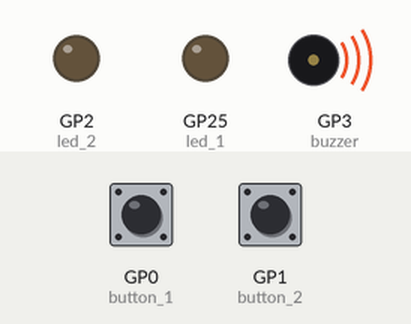
A program run on a simulated Raspberry Pi Pico running MicroPython. On the bench: output pins drawn as LEDs (lit = HIGH), buzzer (waves = sounding). Inputs (shaded band) come from the test bench; at power-on: GP0 (button_1) LOW, GP1 (button_2) LOW.

Above: at 1.2 s.
1.3 s: GP0 (button_1) pulled HIGH for 0.15 s
At 2.0 s:
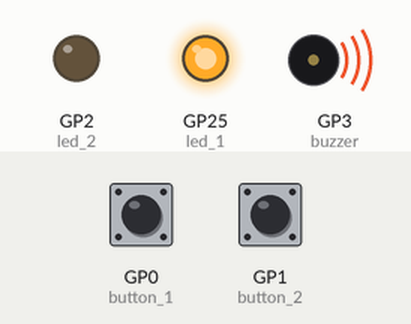
2.9 s: GP1 (button_2) pulled HIGH for 0.15 s
At 3.2 s:
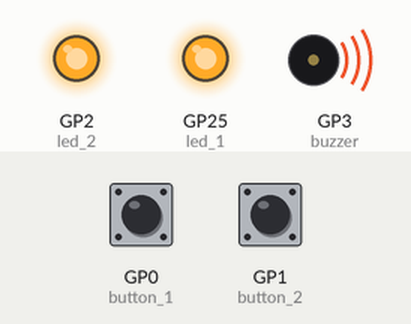
4.5 s: GP0 (button_1) pulled HIGH for 1 s
At 5.6 s:
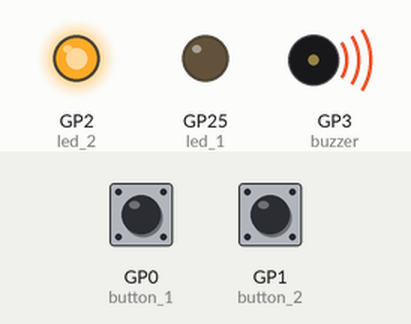
7.0 s: GP0 (button_1) pulled HIGH for 3.2 s
At 7.6 s:
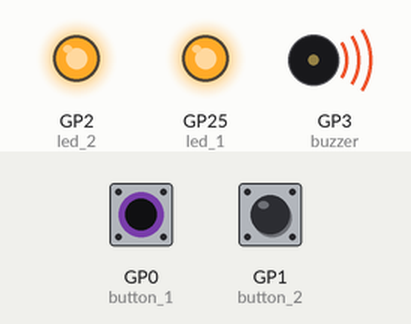
11.7 s: GP1 (button_2) pulled HIGH for 1 s
At 12.3 s:
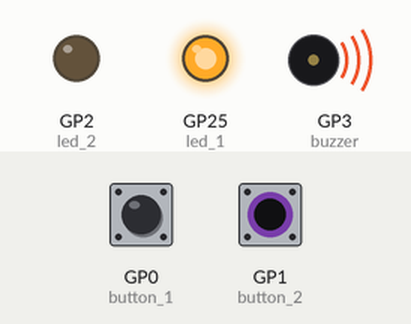
Timing chart, 0 to 14.7 s (numbered marks = the images above; inputs shaded):
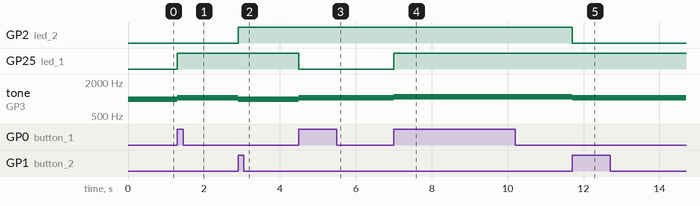

The program:

irq2_and_piezo.py
```python
import machine

led_1 = machine.Pin(25, machine.Pin.OUT)
led_2 = machine.Pin(2, machine.Pin.OUT)
button_1 = machine.Pin(0, machine.Pin.IN, machine.Pin.PULL_DOWN)
button_2 = machine.Pin(1, machine.Pin.IN, machine.Pin.PULL_DOWN)
buzzer = machine.PWM(machine.Pin(3))
buzzer.duty_u16(32767)  # 50% duty cycle
frequency = 1000  # 1 Khz

led_state_1 = False
led_state_2 = False


def button_irq_handler(pin):
    global led_state_1
    global led_state_2
    global frequency
    if pin == button_1:
        led_state_1 = not led_state_1
        if frequency < 2000:
            frequency += 50
    else:
        led_state_2 = not led_state_2
        if frequency > 100:
            frequency -= 50


button_1.irq(trigger=machine.Pin.IRQ_RISING, handler=button_irq_handler)
button_2.irq(trigger=machine.Pin.IRQ_RISING, handler=button_irq_handler)

while True:
    led_1.value(led_state_1)
    led_2.value(led_state_2)
    buzzer.freq(frequency)
```

Measured:
- after the input at 1.3 s, GP25 (led_1): LOW → HIGH at once; tone on GP3 (buzzer): 1000 Hz → 1050 Hz at once
- after the input at 2.9 s, GP2 (led_2): LOW → HIGH at once; tone on GP3 (buzzer): 1050 Hz → 1000 Hz at once
- after the input at 4.5 s, GP25 (led_1): HIGH → LOW at once; tone on GP3 (buzzer): 1000 Hz → 1050 Hz at once
- after the input at 7.0 s, GP25 (led_1): LOW → HIGH at once; tone on GP3 (buzzer): 1050 Hz → 1100 Hz at once
- after the input at 11.7 s, GP2 (led_2): HIGH → LOW at once; tone on GP3 (buzzer): 1100 Hz → 1050 Hz at once
